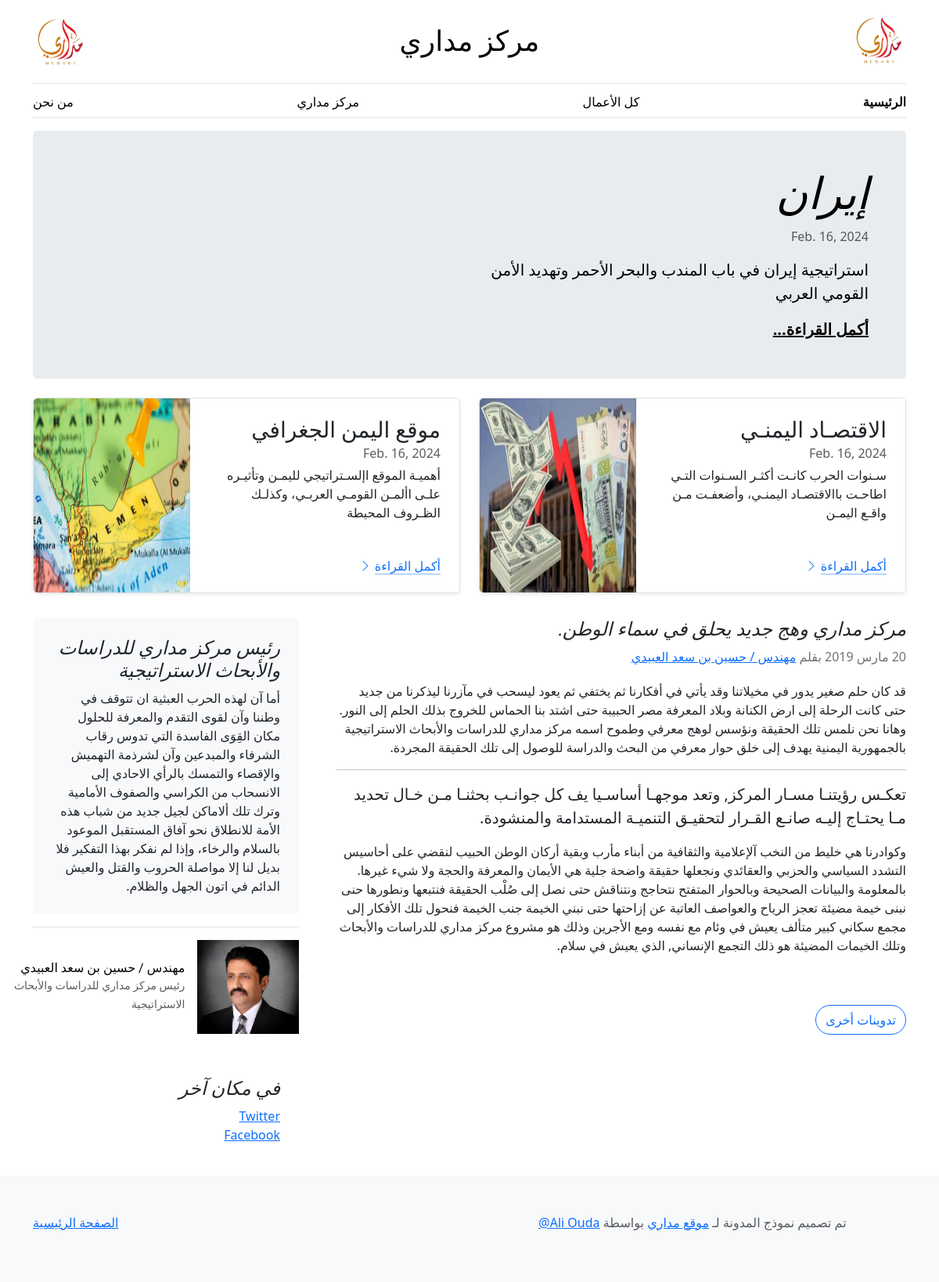
The page /home on the database its author committed.
### webInterface/models.py (models this page shows, shortened)
class Article(models.Model):
    title = models.CharField(max_length=100)
    content = models.TextField(max_length=100)
    pdf_file = models.FileField(upload_to='pdfs/')
    picture = models.ImageField(upload_to='pictures/', null=True, blank=True)
    date_added = models.DateField(auto_now_add=True, null=True, blank=True)

### webInterface/views.py (the view)
# urls.py: path('home', views.home_page, name='home'),
def home_page(request):
    latest_articles = Article.objects.order_by('-date_added')[:3]
    return render(request, 'page.html', {'latest_articles': latest_articles})

### webInterface/templates/page.html (shortened to what this page needs)
{% extends 'base.html' %}
{% load static %}
{% block content %}
<main class="container">
    <div class="p-4 p-md-5 mb-4 rounded text-body-emphasis bg-body-secondary" id="first-section">
        <div class="col-lg-6 px-0">
            <h1 class="display-4 fst-italic">{{ latest_articles.0.title }}</h1>
            <div class="mb-1 text-body-secondary">{{ latest_articles.0.date_added }}</div>
            <p class="lead my-3">{{ latest_articles.0.content }}</p>
            <p class="lead mb-0"><a href="{{ latest_articles.0.pdf_file.url }}" class="text-body-emphasis fw-bold"
                                    target="_blank">أكمل
                القراءة...</a></p>
        </div>
    </div>
    <div class="row mb-2">
        <div class="col-md-6">
            <div class="row g-0 border rounded overflow-hidden flex-md-row mb-4 shadow-sm h-md-250 position-relative">
                <div class="col p-4 d-flex flex-column position-static">
                    <h3 class="mb-0">{{latest_articles.1.title}}</h3>
                    <div class="mb-1 text-body-secondary">{{latest_articles.1.date_added}}</div>
                    <p class="card-text mb-auto">{{latest_articles.1.content}}</p>
                    <a href="{{ latest_articles.1.pdf_file.url }}" target="_blank"
                       class="icon-link gap-1 icon-link-hover stretched-link">
                        أكمل القراءة
                        <svg class="bi">
                            <use xlink:href="#chevron-right"/>
                        </svg>
                    </a>
                </div>
                <div class="col-auto d-none d-lg-block">
                    <img src="{{latest_articles.1.picture.url}}" alt="صورة مصغرة" width="200" height="250"
                         class="bd-placeholder-img">
                </div>
            </div>
        </div>
        <div class="col-md-6">
            <div class="row g-0 border rounded overflow-hidden flex-md-row mb-4 shadow-sm h-md-250 position-relative">
                <div class="col p-4 d-flex flex-column position-static">
                    <h3 class="mb-0">{{latest_articles.2.title}}</h3>
                    <div class="mb-1 text-body-secondary">{{latest_articles.2.date_added}}</div>
                    <p class="mb-auto">{{latest_articles.2.content}}</p>
                    <a href="{{ latest_articles.2.pdf_file.url }}" target="_blank"
                       class="icon-link gap-1 icon-link-hover stretched-link">
                        أكمل القراءة
                        <svg class="bi">
                            <use xlink:href="#chevron-right"/>
                        </svg>
                    </a>
                </div>
                <div class="col-auto d-none d-lg-block">
                    <img src="{{latest_articles.2.picture.url}}" alt="صورة مصغرة" width="200" height="250"
                         class="bd-placeholder-img">
                </div>
            </div>
        </div>
    </div>
    <div class="row g-5">
        <div class="col-md-8">
            <article class="blog-post">
                <h4 class="fst-italic">مركز مداري وهج جديد يحلق في سماء الوطن.</h4>
                <p class="blog-post-meta">20 مارس 2019 بقلم <a href="https://twitter.com/HusseinAlabeedi"
                                                               target="_blank">مهندس / حسين بن سعد العبيدي</a></p>
                <p>قد كان حلم صغير يدور في مخيلاتنا وقد يأتي في أفكارنا ثم يختفي ثم يعود ليسحب في مآزرنا ليذكرنا من
                    جديد حتى كانت الرحلة إلى ارض الكنانة وبلاد المعرفة مصر الحبيبة حتى اشتد بنا الحماس للخروج بذلك الحلم
                    إلى النور.
                    وهانا نحن نلمس تلك الحقيقة ونؤسس لوهج معرفي وطموح اسمه مركز مداري للدراسات والأبحاث الاستراتيجية
                    بالجمهورية اليمنية يهدف إلى خلق حوار معرفي من البحث والدراسة للوصول إلى تلك الحقيقة المجردة.
                </p>
                <hr>
                <blockquote class="blockquote">
                    <p>تعكـس رؤيتنـا مسـار المركز, وتعد موجهـا أساسـيا يف كل جوانـب بحثنـا مـن
                        خـال تحديد مـا يحتـاج إليـه صانـع القـرار لتحقيـق التنميـة المستدامة والمنشودة.</p>
                </blockquote>
                <p>وكوادرنا هي خليط من النخب آلإعلامية والثقافية من أبناء مأرب وبقية أركان الوطن الحبيب لنقضي على أحاسيس
                    التشدد السياسي والحزبي والعقائدي ونجعلها حقيقة واضحة جلية هي الأيمان والمعرفة والحجة ولا شيء غيرها.
                    بالمعلومة والبيانات الصحيحة وبالحوار المتفتح نتحاجج ونتناقش حتى نصل إلى صُلْب الحقيقة فنتبعها
                    ونطورها
                    حنى نبنى خيمة مضيئة تعجز الرياح والعواصف العاتية عن إزاحتها حتى نبني الخيمة جنب الخيمة فنحول تلك
                    الأفكار إلى مجمع سكاني كبير متألف يعيش في وئام مع نفسه ومع الأجرين وذلك هو مشروع مركز مداري للدراسات
                    والأبحاث وتلك الخيمات المضيئة هو ذلك التجمع الإنساني, الذي يعيش في سلام.
                </p>
            </article>
            <nav class="blog-pagination" aria-label="Pagination">
                <a class="btn btn-outline-primary rounded-pill" aria-disabled="true" href="{% url 'article_list' %}">تدوينات أخرى</a>
            </nav>
        </div>
        <div class="col-md-4">
            <div class="position-sticky" style="top: 2rem;">
                <div class="p-4 mb-3 bg-body-tertiary rounded">
                    <h4 class="fst-italic">رئيس مركز مداري للدراسات والأبحاث الاستراتيجية</h4>
                    <p class="mb-0">أما آن لهذه الحرب العبثية ان تتوقف في وطننا وآن لقوى التقدم والمعرفة للحلول مكان
                        القِوَى الفاسدة التي تدوس رقاب الشرفاء والمبدعين وآن لشرذمة التهميش والإقصاء والتمسك بالرأي
                        الاحادي إلى الانسحاب من الكراسي والصفوف الأمامية وترك تلك ألاماكن لجيل جديد من شباب هذه الأمة
                        للانطلاق نحو آفاق المستقبل الموعود بالسلام والرخاء، وإذا لم نفكر بهذا التفكير فلا بديل لنا إلا
                        مواصلة الحروب والقتل والعيش الدائم في اتون الجهل والظلام.</p>
                </div>
                <div>
                    <ul class="list-unstyled">
                        <li>
                            <a class="d-flex flex-column flex-lg-row gap-3 align-items-start align-items-lg-center py-3 link-body-emphasis text-decoration-none border-top"
                               href="https://twitter.com/HusseinAlabeedi" target="_blank">
                                <img src="{% static 'img/hussain_picture.jpeg' %}" alt="Image Description"
                                     width="revert"
                                     height="120">
                                <div class="col-lg-8">
                                    <h6 class="mb-0">مهندس / حسين بن سعد العبيدي</h6>
                                    <small class="text-body-secondary">رئيس مركز مداري للدراسات والأبحاث
                                        الاستراتيجية</small>
                                </div>
                            </a>
                        </li>
                    </ul>
                </div>
                <div class="p-4">
                    <h4 class="fst-italic">في مكان آخر</h4>
                    <ol class="list-unstyled">
                        <li><a href="https://twitter.com/HusseinAlabeedi" target="_blank">Twitter</a></li>
                        <li><a href="https://www.facebook.com/medarycenter.org" target="_blank">Facebook</a></li>
                    </ol>
                </div>
            </div>
        </div>
    </div>
</main>
{% endblock %}

### webInterface/static/webInterface/page.css (style rules this page uses)
.bd-placeholder-img { font-size: 1.125rem; text-anchor: middle; -webkit-user-select: none; -moz-user-select: none; user-select: none; }
.bi { vertical-align: -.125em; fill: currentColor; }

### webInterface/static/webInterface/blog.css (style rules this page uses)
h1, h2, h3, h4, h5, h6 { font-family: Amiri, Georgia, "Times New Roman", serif; }
@media (min-width: 768px) { .h-md-250 { height: 250px; } }
.blog-pagination { margin-bottom: 4rem; }
.blog-post { margin-bottom: 4rem; }
.blog-post-meta { margin-bottom: 1.25rem; color: #727272; }
main, footer { direction: rtl; }

### rows shown on the page
Article: title "إيران", date_added "Feb. 16, 2024", content "استراتيجية إيران في باب المندب والبحر الأحمر وتهديد الأمن القومي العربي"
Article: title "الاقتصـاد اليمنـي", date_added "Feb. 16, 2024", content "سـنوات الحرب كانـت أكثـر السـنوات التـي اطاحـت باالاقتصـاد اليمنـي، وأضعفـت مـن واقـع اليمـن", picture (picture)
Article: title "موقع اليمن الجغرافي", date_added "Feb. 16, 2024", content "أهميـة الموقع اإلسـتراتيجي لليمـن وتأثيـره علـى األمـن القومـي العربـي، وكذلـك الظـروف المحيطة", picture (picture)
